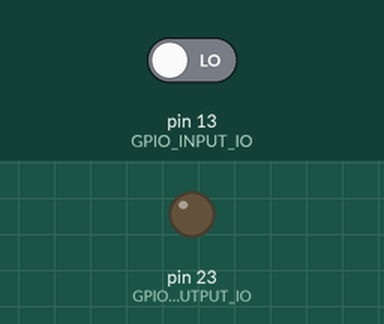
Recording of a sketch running on a simulated Arduino Mega 2560, built with avr-gcc and run on an emulated ATmega2560. On the bench: output pins drawn as LEDs (lit = HIGH). The test bench sets the inputs (shaded band); at power-on: pin 13 (GPIO_INPUT_IO) LOW.

Above: at 1.2 s.
1.3 s: pin 13 (GPIO_INPUT_IO) driven HIGH
At 2.0 s:
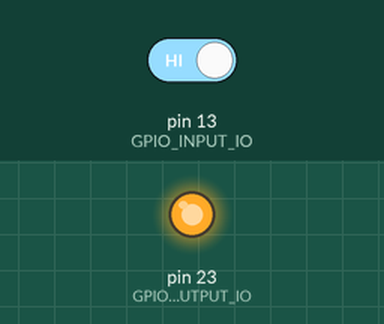
2.8 s: pin 13 (GPIO_INPUT_IO) driven LOW
At 3.1 s:
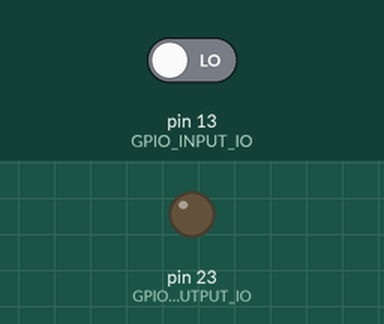
Timing chart, 0 to 5.8 s (numbered marks = the images above; inputs shaded):
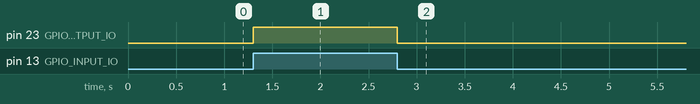

Measured:
- after the input at 1.3 s, pin 23 (GPIO_OUTPUT_IO): LOW → HIGH at once
- after the input at 2.8 s, pin 23 (GPIO_OUTPUT_IO): HIGH → LOW at once

The sketch:

2_led.ino
```cpp
#define GPIO_INPUT_IO 13
#define GPIO_OUTPUT_IO 23

void setup() {
    pinMode(GPIO_INPUT_IO, INPUT);
    pinMode(GPIO_OUTPUT_IO, OUTPUT);
}

void loop() {
    digitalWrite(GPIO_OUTPUT_IO, digitalRead(GPIO_INPUT_IO));
}
```
